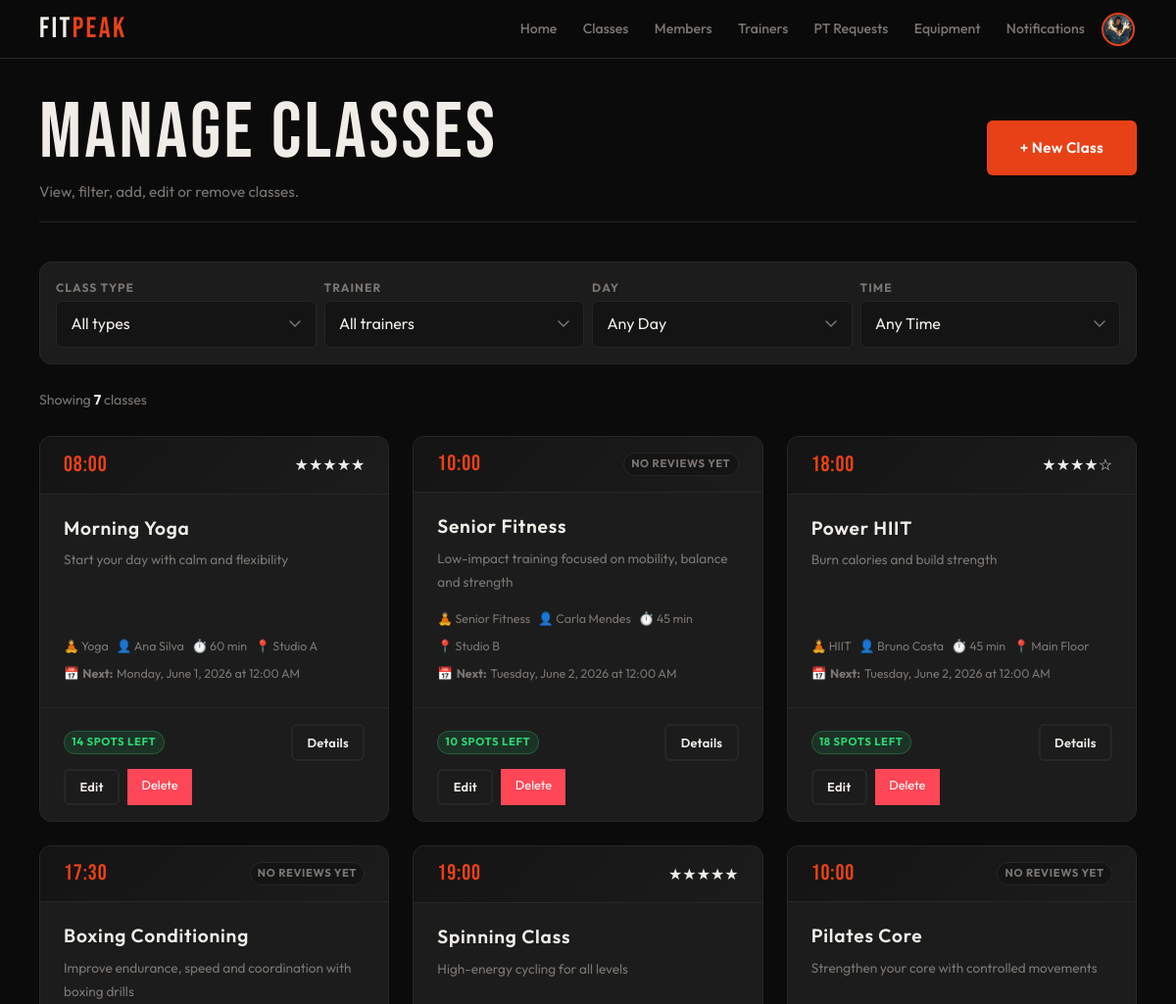
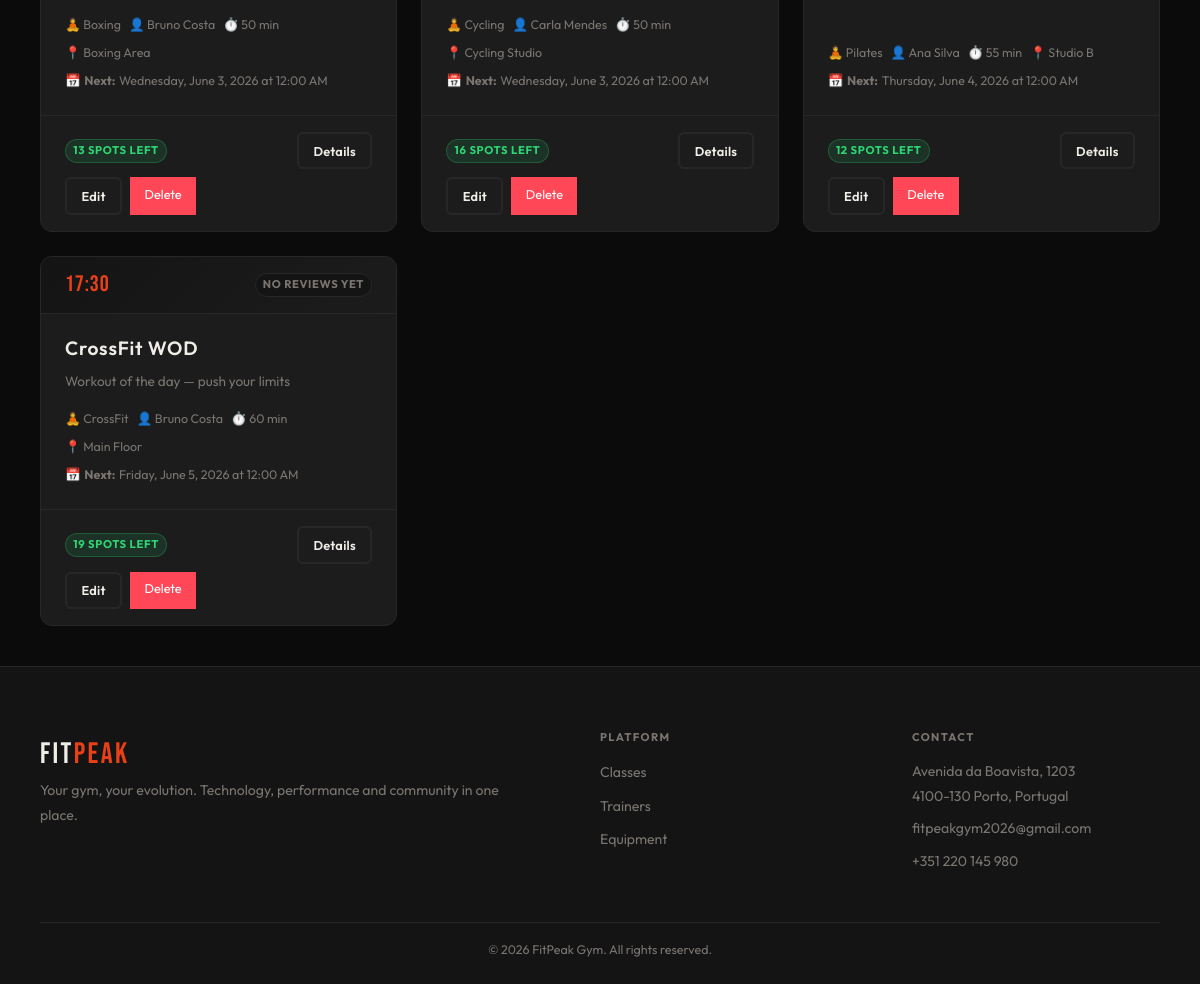
The page /admin/classes.php (signed in) on the database its author committed (2 pictures, top to bottom).
### tables this page shows
CREATE TABLE class_schedules (
    id           INTEGER PRIMARY KEY AUTOINCREMENT,
    class_id     INTEGER NOT NULL,
    trainer_id   INTEGER,
    day_of_week  TEXT    NOT NULL,-- Monday, Tuesday, etc.
    start_time   TEXT    NOT NULL,
    location     TEXT    NOT NULL
                         DEFAULT 'Studio A',
    capacity     INTEGER NOT NULL
                         DEFAULT 20,
    duration_min INTEGER NOT NULL
                         DEFAULT 60,
    FOREIGN KEY (
        class_id
    )
    REFERENCES classes (id) ON DELETE CASCADE,
    FOREIGN KEY (
        trainer_id
    )
    REFERENCES users (id) ON DELETE SET NULL
);

CREATE TABLE classes (
    id            INTEGER PRIMARY KEY AUTOINCREMENT,
    name          TEXT    NOT NULL,
    description   TEXT,
    class_type_id INTEGER NOT NULL,
    active        INTEGER NOT NULL
                          DEFAULT 1,
    FOREIGN KEY (
        class_type_id
    )
    REFERENCES class_types (id) 
);

CREATE TABLE class_types (
    id          INTEGER PRIMARY KEY AUTOINCREMENT,
    name        TEXT    UNIQUE
                        NOT NULL,
    label       TEXT    NOT NULL,
    description TEXT,
    icon        TEXT,
    active      INTEGER NOT NULL
                        DEFAULT 1
);

CREATE TABLE users (
    id         INTEGER  PRIMARY KEY AUTOINCREMENT,
    name       TEXT     NOT NULL,
    username   TEXT     UNIQUE
                        NOT NULL,
    email      TEXT     UNIQUE
                        NOT NULL,
    password   TEXT     NOT NULL,
    role       TEXT     NOT NULL
                        DEFAULT 'member'
                        CHECK (role IN ('member', 'trainer', 'admin') ),
    is_admin   INTEGER  NOT NULL
                        DEFAULT 0,
    photo      TEXT     DEFAULT NULL,
    active     INTEGER  NOT NULL
                        DEFAULT 1,
    created_at DATETIME DEFAULT CURRENT_TIMESTAMP
);

### db/classes.php (called while the page is built, shortened)
<?php
function getAllClassSchedules($pdo, $filters = []) {
    $sql = "SELECT cs.id AS schedule_id, cs.day_of_week, cs.start_time, cs.location, cs.capacity, cs.duration_min, c.id AS class_id, c.name AS class_name, c.description AS class_description, ct.id AS class_type_id, ct.name AS class_type_name, ct.label AS class_type_label, u.id AS trainer_id, u.name AS trainer_name, (SELECT COUNT(*) FROM enrollments e JOIN class_sessions sess ON e.session_id = sess.id WHERE sess.schedule_id = cs.id AND e.status = 'enrolled') AS enrolled_count FROM class_schedules cs JOIN classes c ON cs.class_id = c.id JOIN class_types ct ON c.class_type_id = ct.id LEFT JOIN users u ON cs.trainer_id = u.id WHERE c.active = 1";
    $params = [];
    $sql .= " ORDER BY CASE cs.day_of_week WHEN 'Monday' THEN 1 WHEN 'Tuesday' THEN 2 WHEN 'Wednesday' THEN 3 WHEN 'Thursday' THEN 4 WHEN 'Friday' THEN 5 WHEN 'Saturday' THEN 6 WHEN 'Sunday' THEN 7 ELSE 8 END, cs.start_time";
    $stmt = $pdo->prepare($sql);
    $stmt->execute($params);
    return $stmt->fetchAll(PDO::FETCH_ASSOC);
}
function getClassScheduleById($pdo, $scheduleId) {
    $sql = "SELECT cs.*, c.name AS class_name, c.description AS class_description, c.class_type_id FROM class_schedules cs JOIN classes c ON cs.class_id = c.id WHERE cs.id = ?";
    $stmt = $pdo->prepare($sql);
    $stmt->execute([$scheduleId]);
    return $stmt->fetch(PDO::FETCH_ASSOC);
}
function getClassScheduleRating($pdo, $scheduleId) {
    $sql = "SELECT ROUND(AVG(r.rating), 1) AS avg_rating, COUNT(r.id) AS review_count FROM reviews r JOIN class_sessions sess ON r.session_id = sess.id WHERE sess.schedule_id = ?";
    $stmt = $pdo->prepare($sql);
    $stmt->execute([$scheduleId]);
    $result = $stmt->fetch(PDO::FETCH_ASSOC);
    return [
        'rating' => $result['avg_rating'] ?? 0,
        'count' => (int)($result['review_count'] ?? 0)
    ];
}
function getUpcomingSessionsBySchedule(PDO $pdo, int $scheduleId, int $limit = 5): array
{
    $stmt = $pdo->prepare("
        SELECT
            sess.id,
            sess.session_date,
            sess.status,
            (SELECT COUNT(*) FROM enrollments WHERE session_id = sess.id AND status = 'enrolled') AS enrolled_count,
            cs.start_time,
            c.name AS class_name,
            u.name AS trainer_name,
            cs.capacity
        FROM class_sessions sess
        JOIN class_schedules cs ON sess.schedule_id = cs.id
        JOIN classes c ON cs.class_id = c.id
        LEFT JOIN users u ON cs.trainer_id = u.id
        WHERE sess.schedule_id = ?
          AND datetime(sess.session_date || ' ' || cs.start_time) > datetime('now')
          AND sess.status = 'scheduled'
        ORDER BY sess.session_date ASC
        LIMIT ?
    ");
    $stmt->execute([$scheduleId, $limit]);
    $realSessions = $stmt->fetchAll(PDO::FETCH_ASSOC);
    $schedule = getClassScheduleById($pdo, $scheduleId);
    $timezone = new DateTimeZone('Europe/Lisbon');
    $now = new DateTime('now', $timezone);
    $today = clone $now;
    $today->setTime(0, 0, 0);
    $startDate = clone $today;
    $startDate->modify('+1 day');
    $dayMap = [
        'Monday'    => 'Mon',
        'Tuesday'   => 'Tue',
        'Wednesday' => 'Wed',
        'Thursday'  => 'Thu',
        'Friday'    => 'Fri',
        'Saturday'  => 'Sat',
        'Sunday'    => 'Sun'
    ];
    $targetDay = $dayMap[$schedule['day_of_week']] ?? null;
    $sessions = [];
    $date = clone $startDate;
    $found = 0;
    while ($found < $limit && $found < 52) {
        if ($date->format('D') === $targetDay) {
            $sessionDate = $date->format('Y-m-d');
            $sessions[] = [
                'id'            => -($found + 1),
                'session_date'  => $sessionDate,
                'status'        => 'scheduled',
                'start_time'    => $schedule['start_time'],
                'class_name'    => $schedule['class_name'],
                'trainer_name'  => $schedule['trainer_name'] ?? 'TBD',
                'capacity'      => (int)$schedule['capacity'],
                'enrolled_count'=> 0,
                'is_virtual'    => true
            ];
            $found++;
        }
        $date->modify('+1 day');
    }
    return $sessions;
}
?>

### admin/classes.php (the view, shortened to what this page needs)
<?php
require_once '../includes/header.php';
require_once '../includes/footer.php';
require_once '../db/classes.php';
require_once '../template/classes.php';
$pdo = getDatabaseConnection();
$filters = [
    'type'    => $_GET['type'] ?? '',
    'trainer' => $_GET['trainer'] ?? '',
    'day'     => $_GET['day'] ?? '',
    'time'    => $_GET['time'] ?? ''
];
$schedules = getAllClassSchedules($pdo, $filters);
?>
<main class="main">
    <div class="container">
        <header class="page-header">
            <div class="page-header-row page-header-actions">
                <div>
                    <h1>Manage Classes</h1>
                    <p>View, filter, add, edit or remove classes.</p>
                </div>
                <a href="create_class.php" class="main-button">+ New Class</a>
            </div>
        </header>
        <section>
            <form id="filter-form" class="filter-bar" method="get" action="classes.php">
                <div class="filter-group">
                    <label class="form-label" for="f-type">Class type</label>
                    <select id="f-type" name="type" class="form-select">
                        <option value="">All types</option>
                    </select>
                </div>
                <div class="filter-group">
                    <label class="form-label" for="f-trainer">Trainer</label>
                    <select id="f-trainer" name="trainer" class="form-select">
                        <option value="">All trainers</option>
                    </select>
                </div>
                <div class="filter-group">
                    <label class="form-label" for="f-day">Day</label>
                    <select id="f-day" name="day" class="form-select">
                        <option value="">Any Day</option>
                    </select>
                </div>
                <div class="filter-group">
                    <label class="form-label" for="f-time">Time</label>
                    <select id="f-time" name="time" class="form-select">
                        <option value="">Any Time</option>
                    </select>
                </div>
            </form>
        </section>
        <div class="results-bar">
            <p class="results-count" id="results-count">
                Showing <strong id="class-count"><?= count($schedules) ?></strong> classes
            </p>
        </div>
        <div id="class-list-container">
            <?php output_class_schedule_list($schedules); ?>
        </div>
    </div>
</main>

### template/classes.php (shortened to what this page needs)
<?php
function output_class_schedule_list($schedules) {
    echo '<div class="class-grid">';
    foreach ($schedules as $schedule) {
        output_class_schedule_card($schedule);
    }
    echo '</div>';
}
function output_class_schedule_card($schedule) {
    $scheduleId = (int)$schedule['schedule_id'];
    $className = htmlspecialchars($schedule['class_name']);
    $trainerName = htmlspecialchars($schedule['trainer_name'] ?? 'TBD');
    $day = htmlspecialchars($schedule['day_of_week']);
    $startTime = htmlspecialchars($schedule['start_time']);
    $location = htmlspecialchars($schedule['location']);
    $duration = (int)$schedule['duration_min'];
    $capacity = (int)$schedule['capacity'];
    $enrolled = (int)($schedule['enrolled_count'] ?? 0);
    $freeSpots = max(0, $capacity - $enrolled);
    $typeLabel = htmlspecialchars($schedule['class_type_label'] ?? ucfirst($schedule['class_type_name']));
    $description = trim($schedule['class_description'] ?? '');
    $shortDescription = htmlspecialchars(substr($description, 0, 100)) . (strlen($description) > 100 ? '…' : '');
    $ratingData = getClassScheduleRating($GLOBALS['pdo'], $scheduleId);
    $avgRating = $ratingData['rating'];
    $reviewCount = $ratingData['count'];
    if ($freeSpots <= 0) {
        $fillClass = 'danger';
    } elseif ($freeSpots <= ceil($capacity * 0.2)) {
        $fillClass = 'warning';
    } else {
        $fillClass = 'success';
    }
    $allowedAreas = ['member', 'trainer', 'admin'];
    $activeRole = $_SESSION['active_role'] ?? '';
    $showDetailsLink = in_array($activeRole, $allowedAreas, true);
    ?>
    <article class="class-card" data-schedule-id="<?= $scheduleId ?>">
        <div class="class-head">
            <div class="class-time-big"><?= $startTime ?></div>
            <div class="class-ratings">
                <?php if ($reviewCount > 0): ?>
                    <div class="stars">
                        <?php
                        $fullStars = floor($avgRating);
                        $halfStar = ($avgRating - $fullStars) >= 0.5;
                        for ($i = 1; $i <= 5; $i++) {
                            if ($i <= $fullStars) {
                                echo '★';
                            } elseif ($halfStar && $i == $fullStars + 1) {
                                echo '½';
                            } else {
                                echo '☆';
                            }
                        }
                        ?>
                    </div>
                <?php else: ?>
                    <span class="badge badge-muted">No reviews yet</span>
                <?php endif; ?>
            </div>
        </div>
        <div class="class-body">
            <h3 class="class-name"><?= $className ?></h3>
            <p><?= $shortDescription ?></p>
            <ul class="class-meta">
                <li>🧘 <?= $typeLabel ?></li>
                <li>👤 <?= $trainerName ?></li>
                <li>⏱️ <?= $duration ?> min</li>
                <li>📍 <?= $location ?></li>
                <?php
                $sessions = getUpcomingSessionsBySchedule($GLOBALS['pdo'], $scheduleId, 1);
                if (!empty($sessions)):
                    $nextSession = $sessions[0];
                    $nextDate = $nextSession['session_date'];
                    $dateObj = new DateTime($nextDate);
                    $formattedDate = $dateObj->format('l, F j, Y \a\t g:i A');
                ?>
                    <li>📅 <strong>Next:</strong> <?= htmlspecialchars($formattedDate) ?></li>
                <?php else: ?>
                    <li>📅 <?= htmlspecialchars($day) ?> at <?= $startTime ?></li>
                <?php endif; ?>
            </ul>
        </div>
        <div class="class-foot">
            <div class="cap-wrap">
                <span class="badge badge-<?= htmlspecialchars($fillClass) ?>">
                    <?= $freeSpots ?> spots left
                </span>
            </div>
            <?php if ($showDetailsLink): ?>
                <a href="/<?= htmlspecialchars($activeRole) ?>/class_details.php?id=<?= $scheduleId ?>"
                   class="secondary-button btn-sm">Details</a>
            <?php endif; ?>
            <?php if (isset($_SESSION['active_role']) && $_SESSION['active_role'] === 'admin'): ?>
                <div class="admin-actions">
                    <a href="edit_class.php?id=<?= $scheduleId ?>" class="secondary-button btn-sm">Edit</a>
                    <a href="delete_class.php?id=<?= $scheduleId ?>" class="delete-btn btn-sm delete-class-link">Delete</a>
                </div>
            <?php endif; ?>
        </div>
    </article>
    <?php
}
    ?>

### rows shown on the page
class_schedules: start_time "08:00", class.name "Morning Yoga", class.description "Start your day with calm and flexibility", class_types.label "Yoga", trainer.name "Ana Silva", duration_min "60", location "Studio A", formattedDate "Monday, June 1, 2026 at 12:00 AM", freeSpots "14"
class_schedules: start_time "10:00", shows "NO REVIEWS YET", class.name "Senior Fitness", class.description "Low-impact training focused on mobility, balance and strength", class_types.label "Senior Fitness", trainer.name "Carla Mendes", duration_min "45", location "Studio B", formattedDate "Tuesday, June 2, 2026 at 12:00 AM", freeSpots "10"
class_schedules: start_time "18:00", class.name "Power HIIT", class.description "Burn calories and build strength", class_types.label "HIIT", trainer.name "Bruno Costa", duration_min "45", location "Main Floor", formattedDate "Tuesday, June 2, 2026 at 12:00 AM", freeSpots "18"
class_schedules: start_time "17:30", shows "NO REVIEWS YET", class.name "Boxing Conditioning", class.description "Improve endurance, speed and coordination with boxing drills", class_types.label "Boxing", trainer.name "Bruno Costa", duration_min "50", location "Boxing Area", formattedDate "Wednesday, June 3, 2026 at 12:00 AM", freeSpots "13"
class_schedules: start_time "19:00", class.name "Spinning Class", class.description "High-energy cycling for all levels", class_types.label "Cycling", trainer.name "Carla Mendes", duration_min "50", location "Cycling Studio", formattedDate "Wednesday, June 3, 2026 at 12:00 AM", freeSpots "16"
class_schedules: start_time "10:00", shows "NO REVIEWS YET", class.name "Pilates Core", class.description "Strengthen your core with controlled movements", class_types.label "Pilates", trainer.name "Ana Silva", duration_min "55", location "Studio B", formattedDate "Thursday, June 4, 2026 at 12:00 AM", capacity "12"
class_schedules: start_time "17:30", shows "NO REVIEWS YET", class.name "CrossFit WOD", class.description "Workout of the day — push your limits", class_types.label "CrossFit", trainer.name "Bruno Costa", duration_min "60", location "Main Floor", formattedDate "Friday, June 5, 2026 at 12:00 AM", freeSpots "19"

### other values the page prints
count($schedules) "7"
